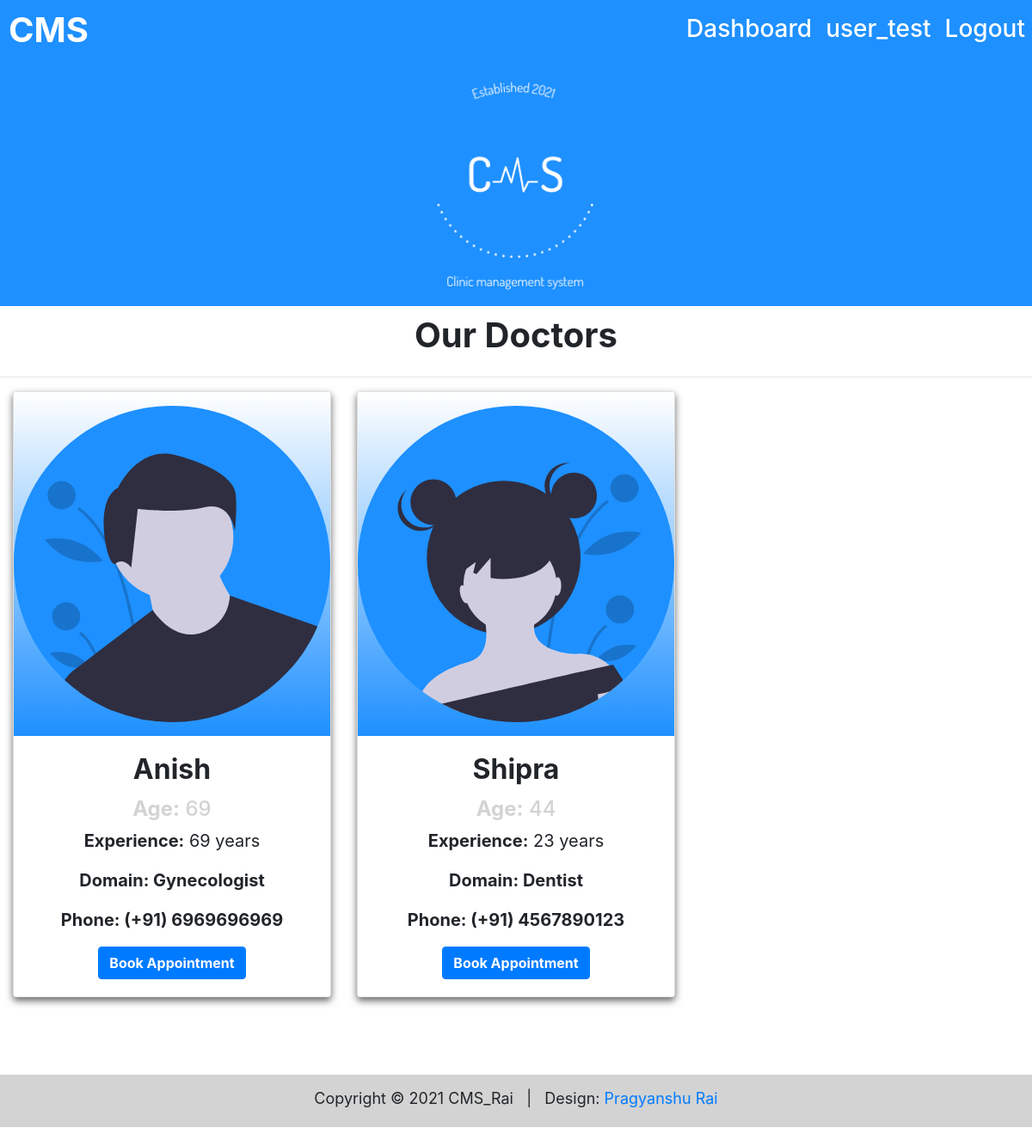
The app's page /doctors/ (signed in) with its own data.
### cms/models.py (models this page shows, shortened)
class Doctor(models.Model):
    name = models.CharField(max_length=80)
    age = models.CharField(max_length=4)
    gender = models.CharField(max_length=6, default="other")
    experience = models.CharField(max_length=4)
    domain = models.CharField(max_length=30)
    office_number = models.CharField(max_length=11)

### cms/views.py (the view)
# urls.py: path('doctors/', views.doctors, name='doctors'),
def doctors(request):
    if request.user.is_authenticated == True:
        doctor = Doctor.objects.all()
        stuff['doctors'] = doctor
        return render(request, 'doctors.html', stuff)
    return redirect('login')

### templates/doctors.html
{% extends 'base.html' %}
{% load static %}
{% block main_block %}
   <main class="main-body">
	    <header class="row welcome-section">
            <div class="col-lg-12 text-center contain">
				<h1><strong>Our Doctors</strong></h1>
            </div>
	    </header>
        <hr />
		<div class="container-fluid">
            <div class="row text-center">
                {% for doctor in doctors %}
                    <div class="col-lg-4">
                        <div class="card pointer">
                        {% if doctor.gender == "Male" %}
                            <img src="{% static 'img/male_avatar.svg' %}" class="card-img-top gradient" height="400px;"/>
                        {% else %}
                            <img src="{% static 'img/female_avatar.svg' %}" class="card-img-top gradient" height="400px;"/>
                        {% endif %}
                        <div class="card-body">
                            <h2 class="card-title pointer" ><b>{{doctor.name}}</b></h2>
                            <h4 class="card-text bg-fade pointer" ><b>Age:</b> {{doctor.age}}</h4>
                            <p class="card-text bio pointer" ><b>Experience:</b> {{doctor.experience}} years</p>
                            <p class="card-text bio pointer" ><b>Domain: {{doctor.domain}}</b></p>
                            <p class="card-text bio pointer" ><b>Phone: (+91) {{doctor.office_number}}</b></p>
                            <a href="#" class="card-link btn btn-primary" ><b>Book Appointment</b></a>
                        </div>
                        </div>
                    </div>
                {% endfor %}
            </div>
    <div class="space"></div>
    </main>
{% endblock %}

### templates/base.html (shortened to what this page needs)
{% load static %}
<!DOCTYPE html>
<html>
<head>
    <link rel="stylesheet" href="https://cdn.jsdelivr.net/npm/bootstrap@4.6.0/dist/css/bootstrap.min.css">
    <link rel="stylesheet" href="https://use.fontawesome.com/releases/v5.7.0/css/all.css">
    <link rel="stylesheet" href="https://cdnjs.cloudflare.com/ajax/libs/font-awesome/4.7.0/css/font-awesome.min.css">
	<link href="{% static 'css/style.css' %}" rel="stylesheet" />
</head>
<body>
    <nav class="navbar navbar-expand-md">
        <a href="{% url 'home' %}" class="navbar-brand brand-name"><h1 style="color:white"><strong>CMS</strong></h1></a>
            <ul class="navbar-nav list-unstyled justify-content-end">
                {% if user.is_authenticated %}
                    <li class="nav-item nav-link navbar-right"><a href="{% url 'dashboard' %}"><b><h3><span> Dashboard </span> </h3></b></a></li>
                    <li class="nav-item nav-link navbar-right"><a href="{% url 'home' %}"><b><h3><span> {{user.first_name}}</span> </h3></b></a></li>
                    <li class="nav-item nav-link navbar-right"><a href="{% url 'logout' %}"><b><h3><span>  Logout</span> </h3></b></a></li>
                {% endif %}
            </ul>
    </nav>
	<div class="page-header">
        <div class="header">
            <img src="{% static 'img/CMS_dodgerblue.png' %}" width="200px;" class=" cms_logo " />
        </div>
	</div>
    {% block main_block %}
    {% endblock %}
    <div class="space"></div>
    <div class="footer">
		<footer class="text-center">
			<p class="footer-body" >Copyright &copy; 2021 CMS_Rai &nbsp;
                | &nbsp;   Design: <a rel="nofollow" class="link" href="{% url 'aboutme' %}">Pragyanshu Rai</a></p>
		</footer>
    </div>
</body>
</html>

### static/css/style.css (style rules this page uses)
html { scroll-behavior : smooth; }
.space { height : 40px; }
.navbar { padding : 0; margin-top : -15px; margin-bottom : 0; background : dodgerblue; }
.navbar-brand { margin-left : 10px; }
.navbar-nav { width:100%; }
.nav-link a { text-decoration : none; cursor : pointer; color : white; margin-left : 20px; margin-right : 20px; text-align : center; }
.nav-link a h3 { border-bottom : 2px solid dodgerblue; transition : 0.3s; }
.header { text-align : center; }
.page-header { margin-top : -10px; width : 100%; background : dodgerblue; color : white; }
.cms_logo { margin-bottom : 10px; animation : 1.5s logo_animate; }
.welcome-section { margin-left : 1.5%; margin-right : 1.5%; width : 97%; margin-bottom : 10px; margin-top : 10px; }
.card { box-shadow : 0 4px 8px 0 #666; transition: 0.3s; }
.pointer { cursor : default; }
.bio { font-size : 20px; }
.bg-fade { color : lightgray; }
.text-center { text-align : center; }
.gradient { background-image : linear-gradient(white, dodgerblue); }
.main-body { margin-bottom : 10px; }
.footer { font-size : large; padding : 4px; background : lightgray; }
.footer-body { margin-top : 10px; }

### records on screen
Doctor: name "Anish", age "69", experience "69", domain "Gynecologist", office_number "6969696969"
Doctor: name "Shipra", age "44", experience "23", domain "Dentist", office_number "4567890123"

### other values on screen
{{ user.first_name }} "user_test"
